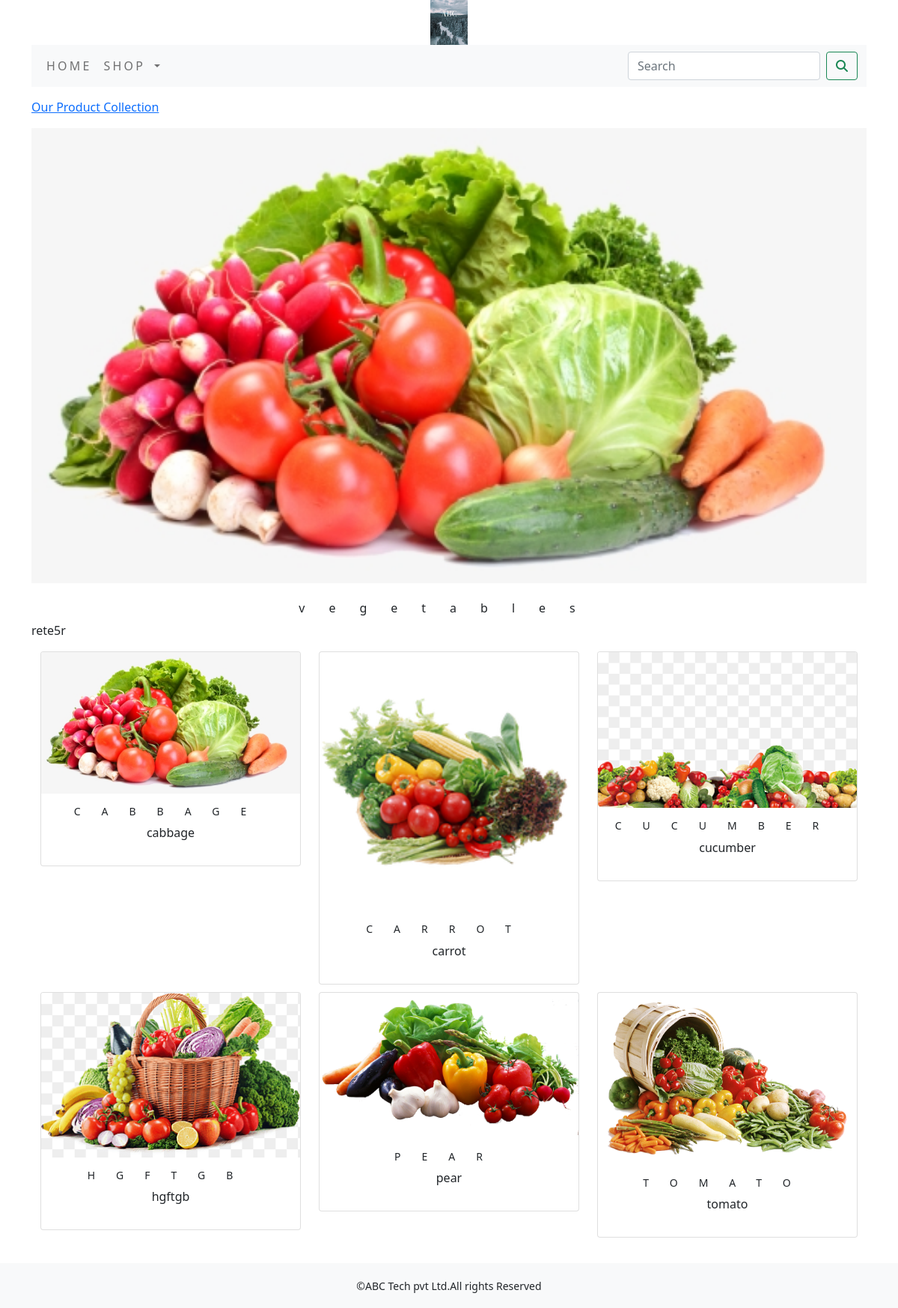
The app's page /shop/rsgty6r/ with its own data.
### shop/models.py (models this page shows, shortened)
class Category(models.Model):
    name=models.CharField(max_length=250,unique=True)
    slug=models.SlugField(max_length=250,unique=True)
    description=models.TextField(blank=True)
    image=models.ImageField(upload_to='category',blank=True)
    class Meta:
        ordering=('name',)
        verbose_name='category'
        verbose_name_plural='categories'
    def get_url(self):
        return reverse('shop:products_by_category',args=[self.slug])

class Product(models.Model):
    name=models.CharField(max_length=250,unique=True)
    slug=models.SlugField(max_length=250,unique=True)
    description=models.TextField(blank=True)
    price=models.DecimalField(max_digits=10,decimal_places=2)
    category=models.ForeignKey(Category,on_delete=models.CASCADE)
    image=models.ImageField(upload_to='product',blank=True)
    stock=models.IntegerField()
    available=models.BooleanField(default=True)
    created=models.DateTimeField(auto_now_add=True)
    updated=models.DateTimeField(auto_now=True)
    def get_url(self):
        return reverse('shop:prodCatdetail',args=[self.category.slug,self.slug])
    class Meta:
        ordering=('name',)
        verbose_name='product'
        verbose_name_plural='products'

### shop/views.py (the view)
# urls.py: path('',views.allProdCat,name='allProdCat'),
def allProdCat(request,c_slug=None):
    c_page=None
    products_list=None
    if c_slug!=None:
        c_page=get_object_or_404(Category,slug=c_slug)
        products_list=Product.objects.all().filter(category=c_page,available=True)
    else:
        products_list=Product.objects.all().filter(available=True)
    paginator=Paginator(products_list,6)
    try:
        page=int(request.GET.get('page','1'))
    except:
        page=1
    try:
        products=paginator.page(page)
    except (EmptyPage,InvalidPage):
        products=paginator.page(paginator.num_pages)
    return render(request,"category.html",{'category':c_page,'products':products})

### cart/context_processors.py (called while the page is built)
def counter(request):
    item_count=0
    if 'admin' in request.path:
        return {}
    else:
        try:
            cart=Cart.objects.filter(cart_id=_cart_id(request))
            cart_items=CartItem.objects.all().filter(cart=cart[:1])
            for cart_item in cart_items:
                item_count += cart_item.quantity
        except Cart.DoesNotExist:
            item_count=0
    return dict(item_count=item_count)

### cart/views.py (called while the page is built)
def _cart_id(request):
    cart=request.session.session_key
    if not cart:
        cart=request.session.create()
    return cart

### shop/context_processors.py (called while the page is built)
def menu_links(request):
    links=Category.objects.all()
    return dict(links=links)

### templates/category.html (shortened to what this page needs)
{% extends 'base.html' %}
{% load static %}
{% block content %}
{% if category %}
  <div>
      <div class="row my_row_class">
          <div class="mx-auto">
          <p><a href="{% url 'shop:allProdCat' %}">Our Product Collection</a></p>
      </div>
          </div>
  </div>
{% endif %}
<div class="mx_auto">
    {% if category %}
    <img class="my_image" src="{{category.image.url}}" alt="{{category.name}}">
</div>
  <br>
<div>
    <h1 class="text-center my_title">{{category.name}}</h1>
    <p class="text-justify">{{category.description}}</p>
</div>
    {% endif %}
<div class="container">
    <div class="row mx_auto">
        {% for product in products.object_list %}
        <div class="my_bottom_margin col-9 col-sm-12 col-md-4  xol-lg-4">
            <div class="card text-center" style="min-width:18rem;">
                <a href="{{product.get_url}}"><img class="card-img-top my_image" src="{{product.image.url}}" alt="{{product.name}}" width="250" height="300">   </a>
                <div class="card-body">
                <h4>{{product.name}}</h4>
                <p>{{product.name}}</p>
                </div>
            </div>
        </div>
        {% endfor %}
    </div>
    <br>
</div>
{% endblock %}

### static/css/custom.css (style rules this page uses)
body { font-family: 'Roboto', sans-serif; }
.my_row_class { padding-top :15px; }
.my_image { width:100%; height:auto; }
.my_title { font-size:16px; text_transform:uppercase; letter-spacing:2em; }
.my_bottom_margin { margin-bottom:10px; }
.card-body h4 { font-size:14px; text-transform:uppercase; letter-spacing:2em; }

### records on screen
Category: image (picture), name "vegetables", description "rete5r"
Product: image (picture), name "CABBAGE", name "cabbage"
Product: image (picture), name "CARROT", name "carrot"
Product: image (picture), name "CUCUMBER", name "cucumber"
Product: image (picture), name "HGFTGB", name "hgftgb"
Product: image (picture), name "PEAR", name "pear"
Product: image (picture), name "TOMATO", name "tomato"
